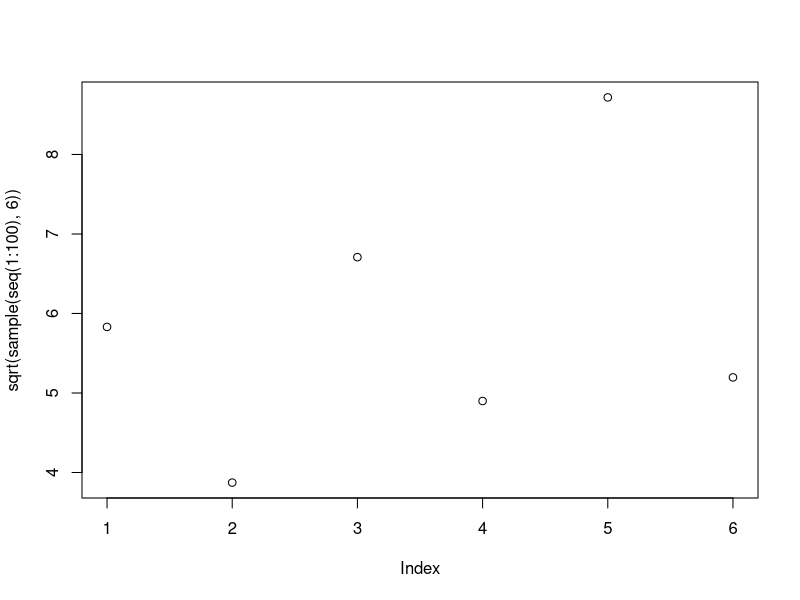
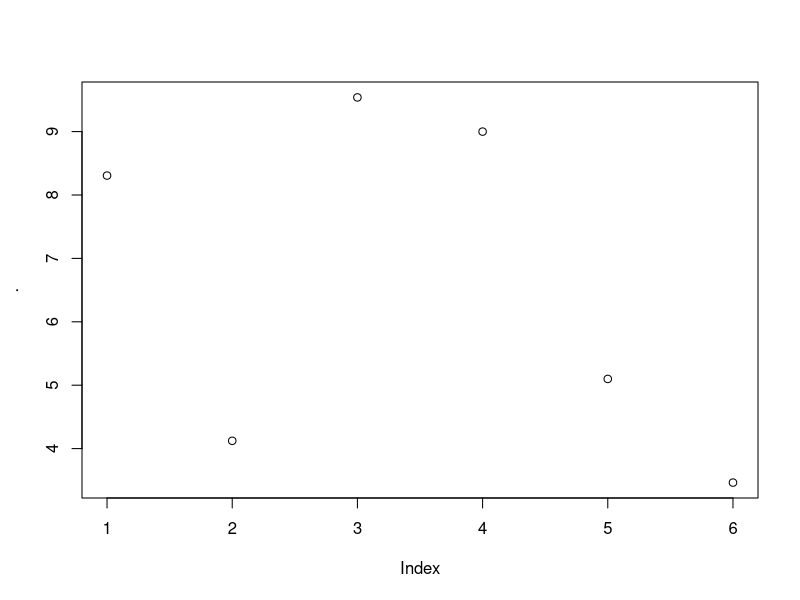

These figures' R source, in order:
## ---- chunk 1
# this sections will analyse ...
1+2 # small comments can also live at the end of the line
# but not at the beginning: 3+4
## ---- chunk 2
tonton <- c(4, 8, 2, 9, 1, 3, 5)
test <- tonton < 5  # tests a condition
test
which(test) # returns indices of TRUE

# this can be used to index
tonton[which(test)]
# or more directly
tonton[test] # filter elements of tonton lower than 5

# conditions can be combined
tonton[tonton < 5 & tonton >=2] # same with lower than 5 AND higher or equal to 2
tata <- c(7:1)
tonton[tata %in% c(3, 4, 5)] # takes the elements of tonton for which those of that are in 3:5

## ---- chunk 3

toto <- "a"
class(toto)
## ---- chunk 4
prenom <- c("Hildegarde", "Jean-Jacques", "Victor")
prenom
## ---- chunk 5
stature <- c(178, 163, 184)
stature
class(stature)
## ---- chunk 6
genre <- factor(c("femme", "homme", "autre"))
class(genre)
genre
## ---- chunk 7
genre2 <- c(genre, "licorne")
genre2
class(genre2)
## ---- chunk 8
formation <- c(TRUE, FALSE, TRUE)
class(formation)
formation
## ---- chunk 9
stature > 180
## ---- chunk 10
prenom
stature
genre
formation
## ---- chunk 11
list(toto="A", tata=c(1, 3))
list(prenom, stature)
## ---- chunk 12
data <- data.frame(prenom=prenom,
                   stature=stature,
                   genre=genre,
                   formation=formation)
data
class(data)

## ---- chunk 13
is.logical(formation)
is.factor(prenom)
is.data.frame(data)
## ---- chunk 14
as.factor(prenom)
as.character(genre)
## ---- chunk 15
data[1, ] # first row
data[, 1] # first column
data[-2, ] # everything but the second row
data[c(1, 3), -3] # first and third row, all columns but the third
## ---- chunk 16
data[, 2, drop=FALSE]
## ---- chunk 17
data$stature
## ---- chunk 18
data[[3]]
data[["genre"]]
## ---- chunk 19
class(data)
is.list(data)
## ---- chunk 20
toto <- 5:3
toto
toto[2]
toto[[2]]
## ---- chunk 21
tata <- list(wagon1="a", wagon2=1:3)
# [ picks a list element
tata[2]
class(tata[2])

# [[ picks a list element AND drops the list
tata[[2]]
class(tata[[2]])
## ---- chunk 22
tata$wagon2
## ---- chunk 23
m <- matrix(c(3, 1, 9.2, 6, 7, 0), nrow=2)
m
## ---- chunk 24
dim(m)
nrow(m)
ncol(m)
rownames(m) <- c("plop", "plip")
rownames(m) # idem for colnames
## ---- chunk 25
apply(m, 2, sum)
## ---- chunk 26
a <- array(data=c(1, 2, 3, 4, 5, 6, 7, 8, 9, 10, 11, 12), dim=c(2, 3, 2))
a
## ---- chunk 27
a[1, 3, 2]
## ---- chunk 28
x <- c(5, 4, 3, 2, 1)
length(x) 
min(x)
max(x)
range(x)  # shortcut for c(min(x), max(x))
median(x) # shortcut for quantile(x, probs=0.5)
sum(x)
mean(x)   # average
sd(x)     # standard deviation
var(x)    # variance
## ---- chunk 29
f1 <- factor(c("apple", "banana", "banana", "pear", "grape", "grape"))
f2 <- factor(c("yellow", "yellow", "yellow", "green", "red", "green"))

length(f1)  # length
levels(f1)  # levels, as character
nlevels(f1) # number of levels, shortcut for length(level(f1))
table(f1)   # count occurences
table(f1, f2) # cross-tabulate factors
## ---- chunk 30
bla1 <- "tonton"
bla2 <- "tata"

nchar(bla1) # count characters
paste(bla1, bla2, sep=" et ") # see also paste0
toupper(bla1) # convert to upper case. see also tolower()
gsub("o", "i", bla1) # replace all 'o' with 'i' in bla1. see ?grep
substr(bla1, 2, 4) # character from positions 2 to 4
abbreviate(bla1) # abbreviate
## ---- chunk 31
dim(data)
nrow(data)
ncol(data) # equivalent to length(data)
summary(data) # a summary, column-wise
head(data) # show only the first rows
tail(data) # show only the last rows
# View(data) # show an interactive viewer for your data.frame
str(data)  # show the structure of your data.frame
## ---- chunk 32
set.seed(2329)
runif(10, -1, 1)
## ---- chunk 33
library(magrittr)
plot(sqrt(sample(seq(1:100), 6)))              # road to burnout
seq(1:100) %>% sample(6) %>% sqrt() %>% plot() # let's breathe
## ---- chunk 34
plus3 <- function(x) {
  x + 3
  }

x <- 45
plus3(5)
## ---- chunk 35
plus3(x)
## ---- chunk 36
# this is a comment. R ignores you, you should not!
# add two numbers
1+1 # comments can also live after a command
# but not before (on the same line): 3+3
